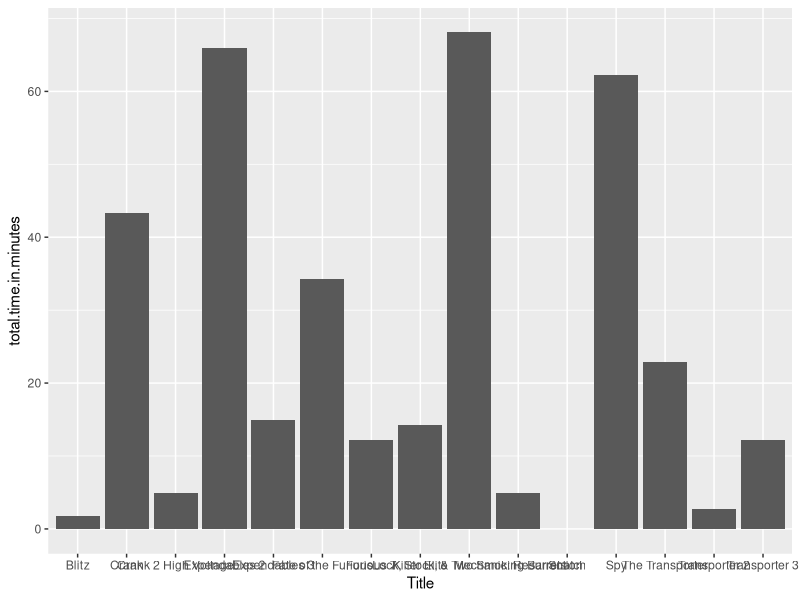
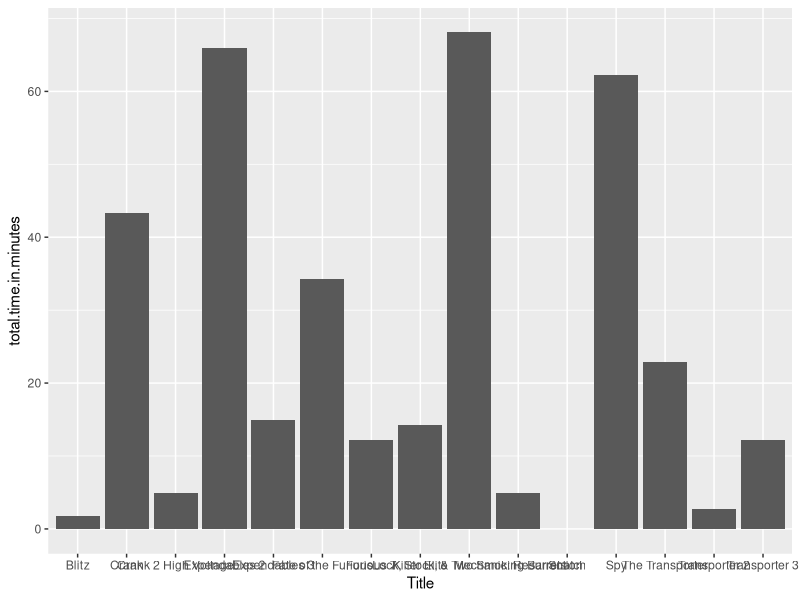
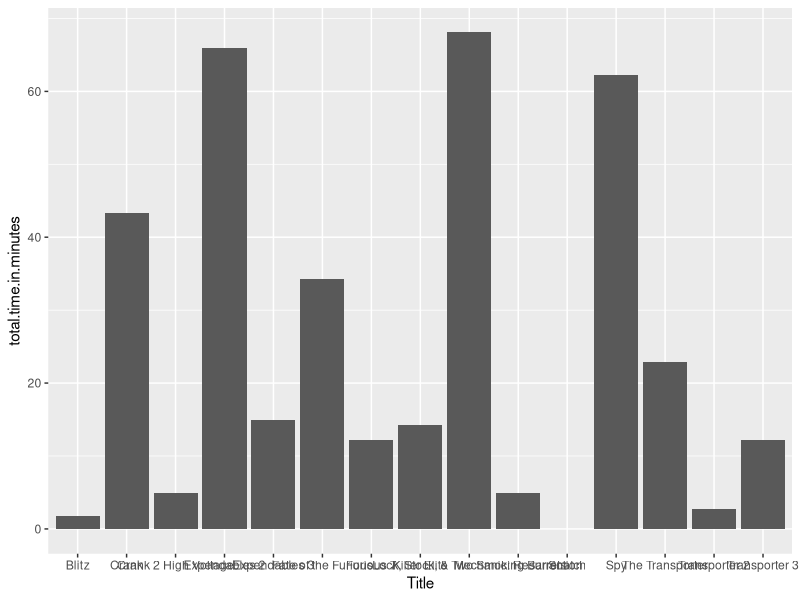

These charts were generated, in order, by the following R code:
## ---- chunk 1

# Load required libraries

library(tidyverse)

## ---- chunk 2

# data comes from http://time.to.stathampun.ch/

punch <- read_csv("data/time_to_statham_punch.csv")
names(punch) <- make.names(names(punch), unique=TRUE)

## ---- chunk 3

ggplot(punch) +
  geom_col(aes(x=Title,y=total.time.in.minutes))

## ---- chunk 4

ggplot(punch) +
  geom_col(aes(x=Title,y=total.time.in.minutes))

## ---- chunk 5

ggplot(punch) +
  geom_col(aes(x=Title,y=total.time.in.minutes))

## ---- chunk 6

## ---- chunk 7

